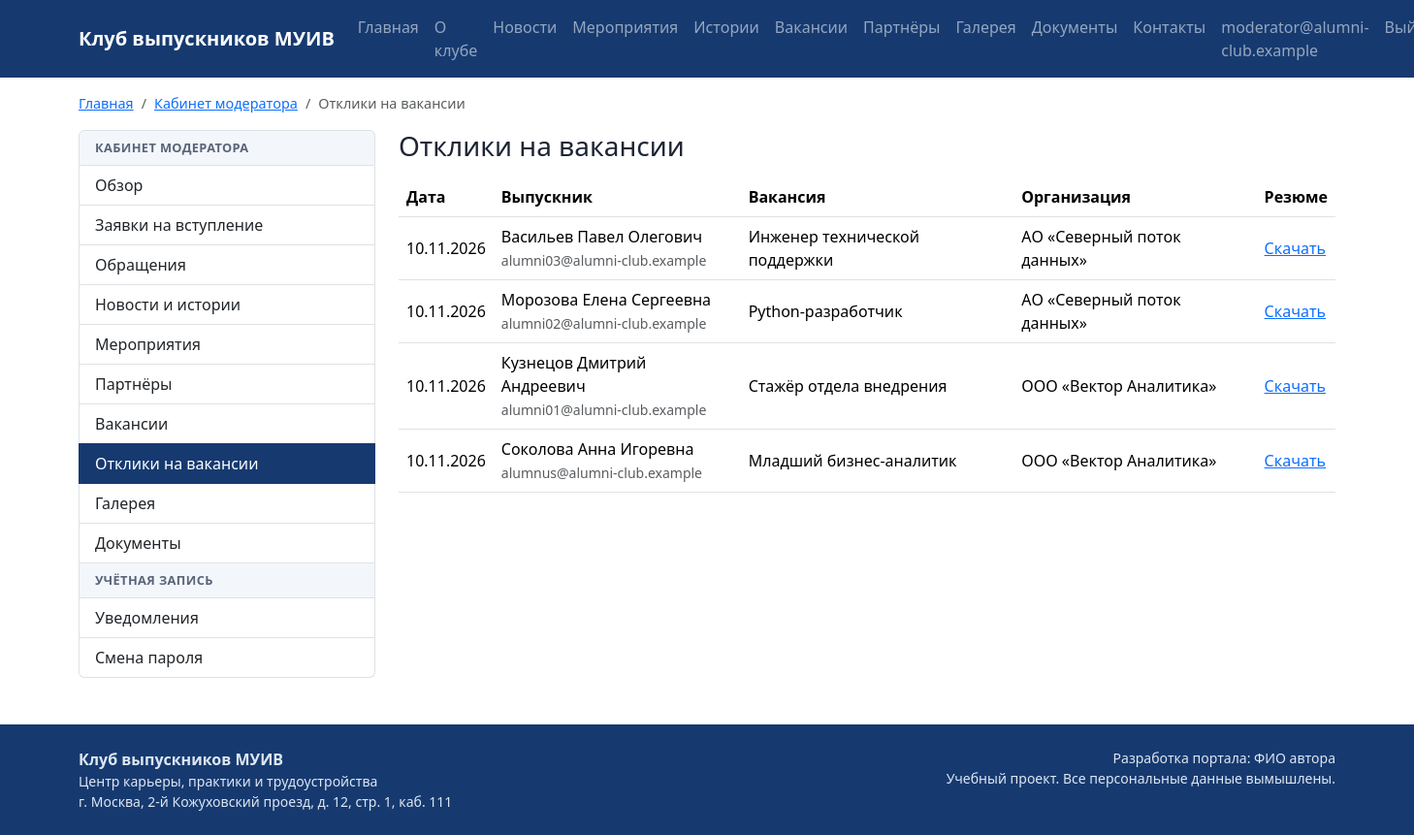
/moderation/responses/ (signed in), run on the app's committed database.
### accounts/models.py (models this page shows, shortened)
class User(AbstractBaseUser):
    email = models.EmailField("Электронная почта", max_length=254, unique=True)
    role = models.ForeignKey(Role, on_delete=models.PROTECT, verbose_name="Роль",
                             related_name="users")
    is_active = models.BooleanField("Активна", default=True)
    created_at = models.DateTimeField("Дата регистрации", auto_now_add=True)
    objects = UserManager()
    USERNAME_FIELD = "email"
    REQUIRED_FIELDS = []
    class Meta:
        db_table = "users"
        verbose_name = "Пользователь"
        verbose_name_plural = "Пользователи"
        ordering = ["email"]
    @property
    def is_admin(self):
        return self.role.code == Role.ADMIN
    @property
    def is_moderator(self):
        return self.role.code in (Role.MODERATOR, Role.ADMIN)
    @property
    def is_alumnus(self):
        return self.role.code == Role.ALUMNUS

### vacancies/models.py (models this page shows, shortened)
class VacancyResponse(models.Model):
    vacancy = models.ForeignKey(Vacancy, on_delete=models.CASCADE, verbose_name="Вакансия",
                                related_name="responses")
    profile = models.ForeignKey("club.AlumniProfile", on_delete=models.CASCADE,
                                verbose_name="Выпускник", related_name="responses")
    resume_file = models.FileField("Файл резюме", upload_to="resumes/",
                                   validators=[validate_document_file])
    cover_letter = models.TextField("Сопроводительное письмо", blank=True)
    created_at = models.DateTimeField("Дата отклика", auto_now_add=True)
    class Meta:
        db_table = "vacancy_responses"
        verbose_name = "Отклик на вакансию"
        verbose_name_plural = "Отклики на вакансии"
        ordering = ["-created_at"]
        constraints = [
            models.UniqueConstraint(fields=["vacancy", "profile"], name="uniq_vacancy_profile"),
        ]

class Vacancy(models.Model):
    partner = models.ForeignKey(Partner, on_delete=models.CASCADE, verbose_name="Партнёр",
                                related_name="vacancies")
    title = models.CharField("Название", max_length=200)
    description = models.TextField("Описание", blank=True)
    salary = models.CharField("Условия оплаты", max_length=100, blank=True)
    is_internship = models.BooleanField("Стажировка", default=False)
    closes_at = models.DateField("Дата окончания приёма откликов", null=True, blank=True)
    created_at = models.DateTimeField("Дата размещения", auto_now_add=True)
    class Meta:
        db_table = "vacancies"
        verbose_name = "Вакансия"
        verbose_name_plural = "Вакансии"
        ordering = ["-created_at"]

class Partner(models.Model):
    name = models.CharField("Название", max_length=200, unique=True)
    description = models.TextField("Описание", blank=True)
    site = models.URLField("Сайт", blank=True)
    logo = models.ImageField("Логотип", upload_to="partners/", blank=True,
                             validators=[validate_image_file])
    class Meta:
        db_table = "partners"
        verbose_name = "Партнёр"
        verbose_name_plural = "Партнёры"
        ordering = ["name"]

### club/models.py (models this page shows, shortened)
class AlumniProfile(models.Model):
    user = models.OneToOneField(settings.AUTH_USER_MODEL, on_delete=models.CASCADE,
                                verbose_name="Пользователь", related_name="alumni_profile")
    program = models.ForeignKey(Program, on_delete=models.PROTECT, null=True, blank=True,
                                verbose_name="Направление подготовки", related_name="alumni")
    last_name = models.CharField("Фамилия", max_length=100)
    first_name = models.CharField("Имя", max_length=100)
    middle_name = models.CharField("Отчество", max_length=100, blank=True)
    grad_year = models.PositiveSmallIntegerField(
        "Год выпуска", validators=[MinValueValidator(1990), MaxValueValidator(2100)])
    workplace = models.CharField("Место работы", max_length=255, blank=True)
    position = models.CharField("Должность", max_length=150, blank=True)
    photo = models.ImageField("Фотография", upload_to="photos/", blank=True)
    is_mentor = models.BooleanField("Готов быть наставником", default=False)
    class Meta:
        db_table = "alumni_profiles"
        verbose_name = "Профиль выпускника"
        verbose_name_plural = "Профили выпускников"
        ordering = ["last_name", "first_name"]
    @property
    def full_name(self):
        return " ".join(p for p in (self.last_name, self.first_name, self.middle_name) if p)

### moderation/views.py (the view)
# urls.py: path("responses/", views.response_list, name="responses"),
@role_required(*STAFF)
def response_list(request):
    responses = VacancyResponse.objects.select_related("vacancy__partner", "profile__user")
    return render(request, "moderation/responses.html", {
        "page": Paginator(responses, 15).get_page(request.GET.get("page")),
        "crumbs": crumbs(HOME, "Отклики на вакансии"),
    })

### core/breadcrumbs.py (called while the page is built)
def crumbs(*items):
    result = []
    for item in items:
        if isinstance(item, str):
            result.append({"title": item, "url": None})
        else:
            title, route, *args = item
            result.append({"title": title, "url": reverse(route, args=args)})
    return result

### core/context_processors.py (called while the page is built)
def site(request):
    return {
        "menu": MENU,
        "portal_name": settings.PORTAL_NAME,
        "portal_author": settings.PORTAL_AUTHOR,
    }

### templates/moderation/responses.html (shortened to what this page needs)
{% extends "layouts/cabinet.html" %}
{% block cabinet %}
<h1 class="h3 mb-3">Отклики на вакансии</h1>
<div class="table-responsive">
  <table class="table table-hover align-middle">
    <thead><tr><th>Дата</th><th>Выпускник</th><th>Вакансия</th><th>Организация</th><th>Резюме</th></tr></thead>
    <tbody>
      {% for response in page %}
        <tr>
          <td>{{ response.created_at|date:"d.m.Y" }}</td>
          <td>{{ response.profile.full_name }}<br><span class="small text-muted">{{ response.profile.user.email }}</span></td>
          <td>{{ response.vacancy.title }}</td>
          <td>{{ response.vacancy.partner.name }}</td>
          <td><a href="{{ response.resume_file.url }}" download>Скачать</a></td>
        </tr>
      {% empty %}
        <tr><td colspan="5" class="text-muted">Откликов пока нет.</td></tr>
      {% endfor %}
    </tbody>
  </table>
</div>
{% endblock %}

### templates/base.html (shortened to what this page needs)
{% load static %}<!doctype html>
<html lang="ru">
<head>
  <link href="https://cdn.jsdelivr.net/npm/bootstrap@5.3.3/dist/css/bootstrap.min.css" rel="stylesheet">
  <link href="{% static 'css/site.css' %}" rel="stylesheet">
</head>
<body class="d-flex flex-column min-vh-100">
<nav class="navbar navbar-expand-xl navbar-dark site-nav">
  <div class="container">
    <a class="navbar-brand fw-bold" href="{% url 'core:home' %}">{{ portal_name }}</a>
    <div class="collapse navbar-collapse" id="mainMenu">
      <ul class="navbar-nav me-auto">
        {% for title, route in menu %}
          {% url route as item_url %}
          <li class="nav-item">
            <a class="nav-link{% if request.path == item_url %} active{% endif %}" href="{{ item_url }}">{{ title }}</a>
          </li>
        {% endfor %}
      </ul>
      <ul class="navbar-nav">
        {% if user.is_authenticated %}
          <li class="nav-item"><a class="nav-link" href="{% url 'accounts:cabinet' %}">{{ user.email }}</a></li>
          <li class="nav-item">
            <form method="post" action="{% url 'accounts:logout' %}">{% csrf_token %}
              <button class="btn btn-link nav-link" type="submit">Выйти</button>
            </form>
          </li>
        {% else %}
          <li class="nav-item"><a class="nav-link" href="{% url 'accounts:login' %}">Войти</a></li>
          <li class="nav-item"><a class="btn btn-accent ms-xl-2" href="{% url 'club:join' %}">Вступить в клуб</a></li>
        {% endif %}
      </ul>
    </div>
  </div>
</nav>
<div class="container">
  <nav aria-label="Навигационная цепочка" class="mt-3">
    <ol class="breadcrumb">
      {% if crumbs %}
        <li class="breadcrumb-item"><a href="{% url 'core:home' %}">Главная</a></li>
        {% for crumb in crumbs %}
          {% if crumb.url %}
            <li class="breadcrumb-item"><a href="{{ crumb.url }}">{{ crumb.title }}</a></li>
          {% else %}
            <li class="breadcrumb-item active" aria-current="page">{{ crumb.title }}</li>
          {% endif %}
        {% endfor %}
      {% else %}
        <li class="breadcrumb-item active" aria-current="page">Главная</li>
      {% endif %}
    </ol>
  </nav>
</div>
<main class="container flex-grow-1 pb-5">
  {% block content %}{% endblock %}
</main>
<footer class="site-footer py-4 mt-auto">
  <div class="container d-flex flex-column flex-md-row justify-content-between gap-2">
    <div>
      <div class="fw-bold">{{ portal_name }}</div>
      <div class="small">Центр карьеры, практики и трудоустройства</div>
      <div class="small">г. Москва, 2-й Кожуховский проезд, д. 12, стр. 1, каб. 111</div>
    </div>
    <div class="small text-md-end">
      <div>Разработка портала: {{ portal_author }}</div>
      <div>Учебный проект. Все персональные данные вымышлены.</div>
    </div>
  </div>
</footer>
</body>
</html>

### static/css/site.css (style rules this page uses)
:root { --club-blue: #163a70; --club-red: #c8102e; --club-light: #f3f6fb; }
body { font-family: "Segoe UI", Roboto, Arial, sans-serif; color: #1d2433; }
.site-nav { background-color: var(--club-blue); }
.breadcrumb { font-size: 0.9rem; }
h1, h2, h3 { color: var(--club-blue); }
.site-footer { background-color: var(--club-blue); color: #dfe6f2; }

### data on the page
User: email "moderator@alumni-club.example"
VacancyResponse: created_at "10.11.2026", profile.full_name "Васильев Павел Олегович", profile.user.email "alumni03@alumni-club.example", vacancy "Инженер технической поддержки", vacancy.partner.name "АО «Северный поток данных»"
VacancyResponse: created_at "10.11.2026", profile.full_name "Морозова Елена Сергеевна", profile.user.email "alumni02@alumni-club.example", vacancy "Python-разработчик", vacancy.partner.name "АО «Северный поток данных»"
VacancyResponse: created_at "10.11.2026", profile.full_name "Кузнецов Дмитрий Андреевич", profile.user.email "alumni01@alumni-club.example", vacancy "Стажёр отдела внедрения", vacancy.partner.name "ООО «Вектор Аналитика»"
VacancyResponse: created_at "10.11.2026", profile.full_name "Соколова Анна Игоревна", profile.user.email "alumnus@alumni-club.example", vacancy "Младший бизнес-аналитик", vacancy.partner.name "ООО «Вектор Аналитика»"

### other printed values
{{ portal_name }} "Клуб выпускников МУИВ"
{{ title }} "Главная" "О клубе" "Новости" "Мероприятия" "Истории" "Вакансии" "Партнёры" "Галерея" "Документы" "Контакты"
{{ crumb.title }} "Кабинет модератора"
{{ crumb.title }} "Отклики на вакансии"
{{ label }} "Обзор Заявки на вступление Обращения Новости и истории Мероприятия Партнёры Вакансии Отклики на вакансии Галерея Документы Уведомления Смена пароля"
{{ portal_author }} "ФИО автора"
